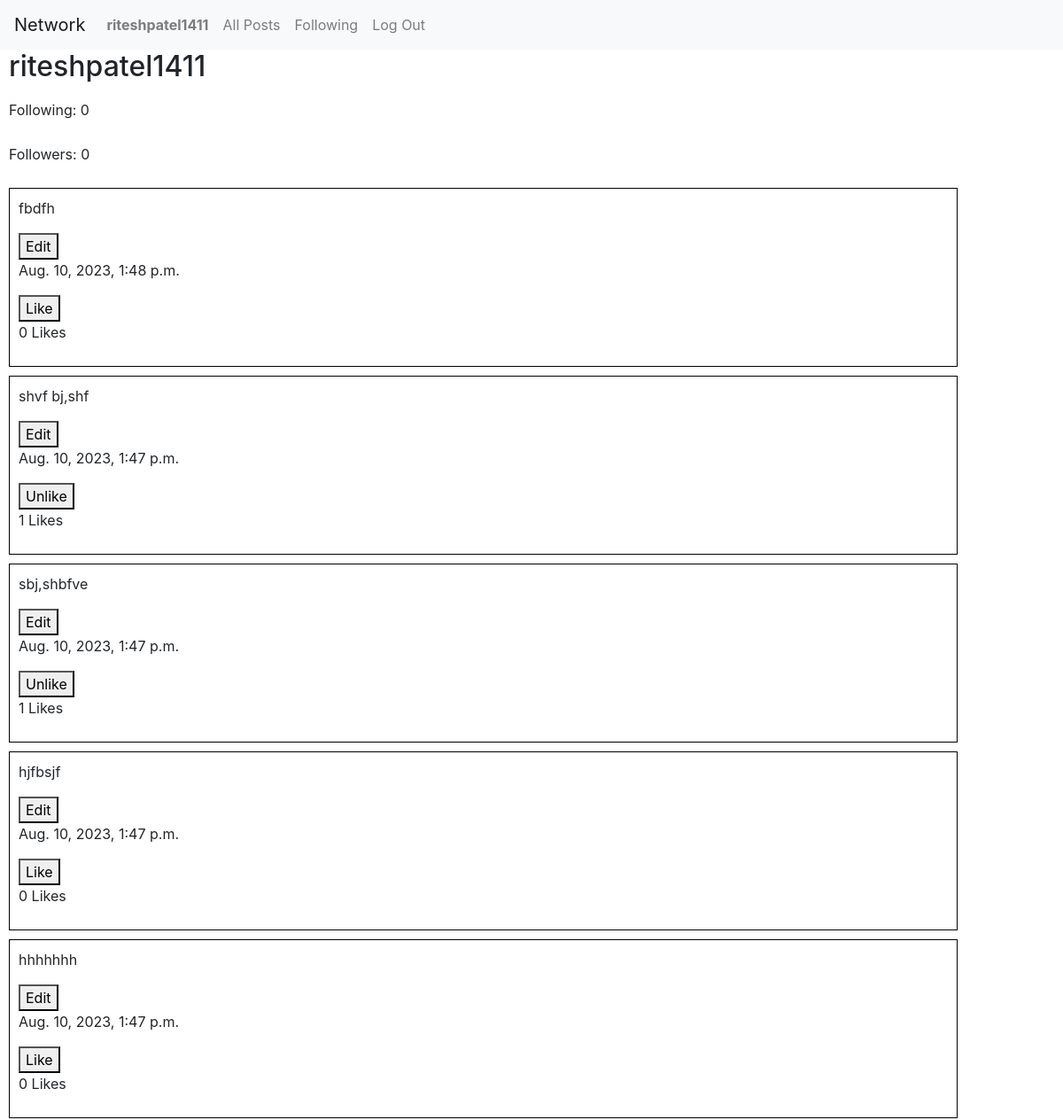
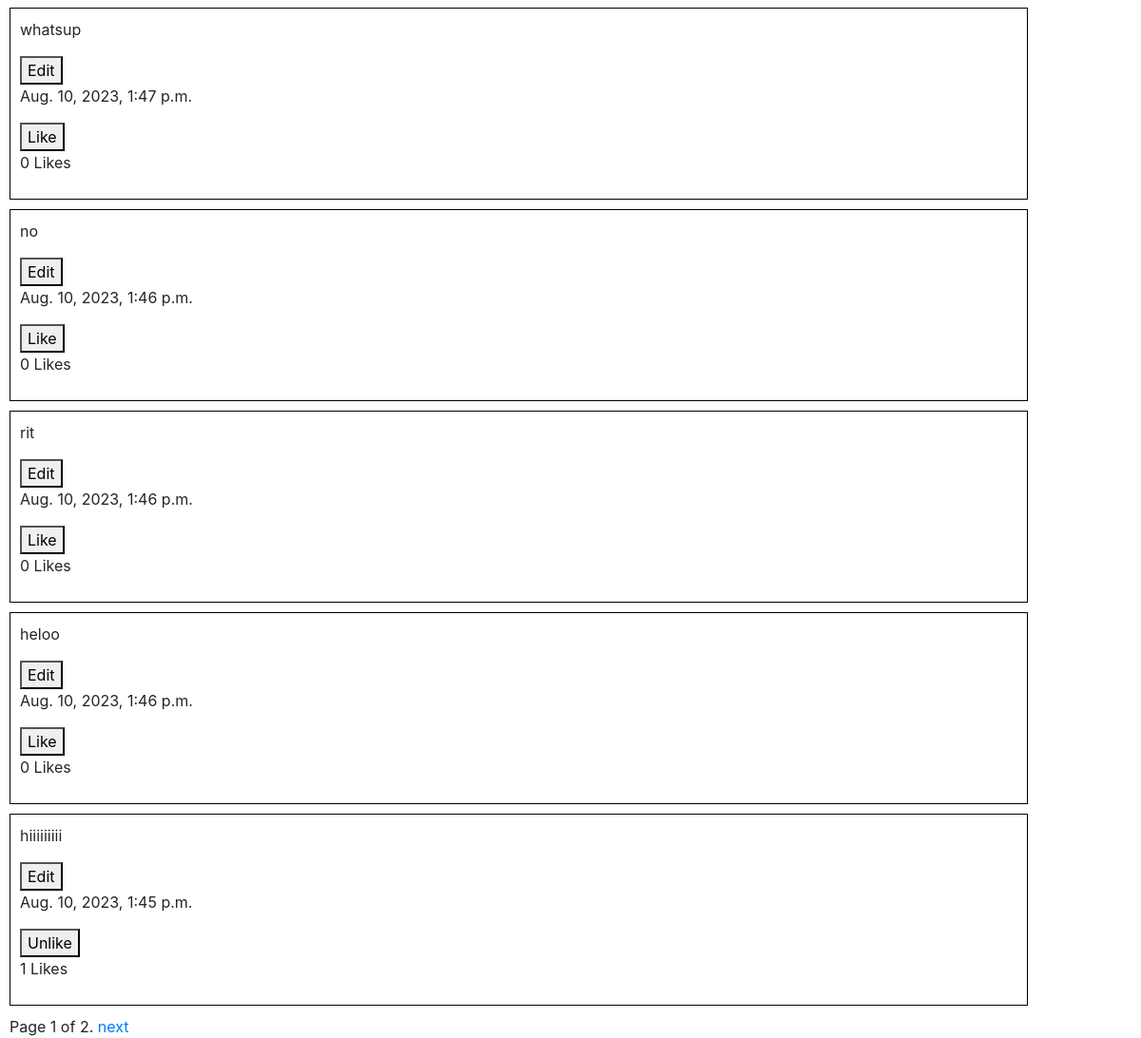
The app's page /profile/riteshpatel1411 (signed in) with its own data (2 pictures, top to bottom).
### network/models.py (models this page shows, shortened)
class User(AbstractUser):
    following = models.ManyToManyField('User', related_name='followers', blank=True)

class Post(models.Model):
    user = models.ForeignKey(User, on_delete=models.CASCADE, related_name="posts")
    content = models.TextField(blank=True)
    timestamp = models.DateTimeField(auto_now_add=True)
    likes = models.ManyToManyField(User, blank=True, related_name='post_likes')

### network/views.py (the view)
# urls.py: path("profile/<str:username>", views.profile, name="profile"),
@login_required
def profile(request, username):
    user_profile = User.objects.get(username=username)
    following_count = user_profile.following.count()
    followers_count = user_profile.followers.count()
    posts = user_profile.posts.order_by("-timestamp")
    paginator = Paginator(posts, 10)
    page_number = request.GET.get('page')
    page_obj = paginator.get_page(page_number)
    context = {
        'user_profile': user_profile,
        'following_count': following_count,
        'followers_count': followers_count,
        'page_obj': page_obj,
    }
    return render(request, 'network/profile.html', context)

### network/templates/network/profile.html (shortened to what this page needs)
{% extends "network/layout.html" %}
{% block body %}
    <h2>{{ user.username }}</h2>
    <p>Following: {{ following_count }}</p>
    <p>Followers: {{ followers_count }}</p>
    {% for post in page_obj %}
        <div class="post" data-post-id="{{ post.id }}">
            <p id="post-content-{{ forloop.counter0 }}">{{ post.content }}</p>
            {% include 'components/edit_post.html' %}
            <p>{{ post.timestamp }}</p>
            {% include 'components/like_unlike.html' %}
        </div>
    {% endfor %}
    <div class="pagination">
        <span class="step-links">
        <span class="current">
            Page {{ page_obj.number }} of {{ page_obj.paginator.num_pages }}.
        </span>
        {% if page_obj.has_next %}
            <a href="?page={{ page_obj.next_page_number }}">next</a>
        {% endif %}
        </span>
    </div>
{% endblock %}

### network/templates/network/layout.html (shortened to what this page needs)
{% load static %}
<!DOCTYPE html>
<html lang="en">
    <head>
        <link rel="stylesheet" href="https://stackpath.bootstrapcdn.com/bootstrap/4.4.1/css/bootstrap.min.css">
        <link href="{% static 'network/styles.css' %}" rel="stylesheet">
    </head>
    <body>
        <nav class="navbar navbar-expand-lg navbar-light bg-light">
            <a class="navbar-brand" href="/">Network</a>
            <div>
              <ul class="navbar-nav mr-auto">
                {% if user.is_authenticated %}
                    <li class="nav-item">
                        <a class="nav-link" href="{% url 'profile' user.username %}"><strong>{{ user.username }}</strong></a>
                    </li>
                {% endif %}
                <li class="nav-item">
                  <a class="nav-link" href="{% url 'all_posts' %}">All Posts</a>
                </li>
                {% if user.is_authenticated %}
                    <li class="nav-item">
                        <a class="nav-link" href="{% url 'following_posts' %}">Following</a>
                    </li>
                    <li class="nav-item">
                        <a class="nav-link" href="{% url 'logout' %}">Log Out</a>
                    </li>
                {% endif %}
              </ul>
            </div>
          </nav>
        <div class="body">
            {% block body %}
            {% endblock %}
        </div>
    </body>
</html>

### network/templates/components/edit_post.html (shortened to what this page needs)
<button class="edit-btn" data-post-id="{{ post.id }}">Edit</button>

### network/templates/components/like_unlike.html (shortened to what this page needs)
<button class="like-button" data-post-id="{{ post.id }}">
    {% if request.user in post.likes.all %}
        Unlike
    {% else %}
        Like
    {% endif %}
</button>
<p class="like-count" data-post-id="{{ post.id }}">{{ post.likes.count }} Likes</p>

### network/static/network/styles.css (style rules this page uses)
.body { display: grid; grid-gap: 10px; margin-left: 10px; }
.post { border: 1px solid black; width: 90%; padding: 10px; }

### records on screen
User: username "riteshpatel1411"
Post: content "fbdfh", timestamp "Aug. 10, 2023, 1:48 p.m.", shows "Like", likes.count "0"
Post: content "shvf bj,shf", timestamp "Aug. 10, 2023, 1:47 p.m.", shows "Unlike", likes.count "1"
Post: content "sbj,shbfve", timestamp "Aug. 10, 2023, 1:47 p.m.", shows "Unlike", likes.count "1"
Post: content "hjfbsjf", timestamp "Aug. 10, 2023, 1:47 p.m.", shows "Like", likes.count "0"
Post: content "hhhhhhh", timestamp "Aug. 10, 2023, 1:47 p.m.", shows "Like", likes.count "0"
Post: content "whatsup", timestamp "Aug. 10, 2023, 1:47 p.m.", shows "Like", likes.count "0"
Post: content "no", timestamp "Aug. 10, 2023, 1:46 p.m.", shows "Like", likes.count "0"
Post: content "rit", timestamp "Aug. 10, 2023, 1:46 p.m.", shows "Like", likes.count "0"
Post: content "heloo", timestamp "Aug. 10, 2023, 1:46 p.m.", shows "Like", likes.count "0"
Post: content "hiiiiiiiii", timestamp "Aug. 10, 2023, 1:45 p.m.", shows "Unlike", likes.count "1"

### other values on screen
{{ following_count }} "0"
{{ followers_count }} "0"
{{ page_obj.number }} "1"
{{ page_obj.paginator.num_pages }} "2"
